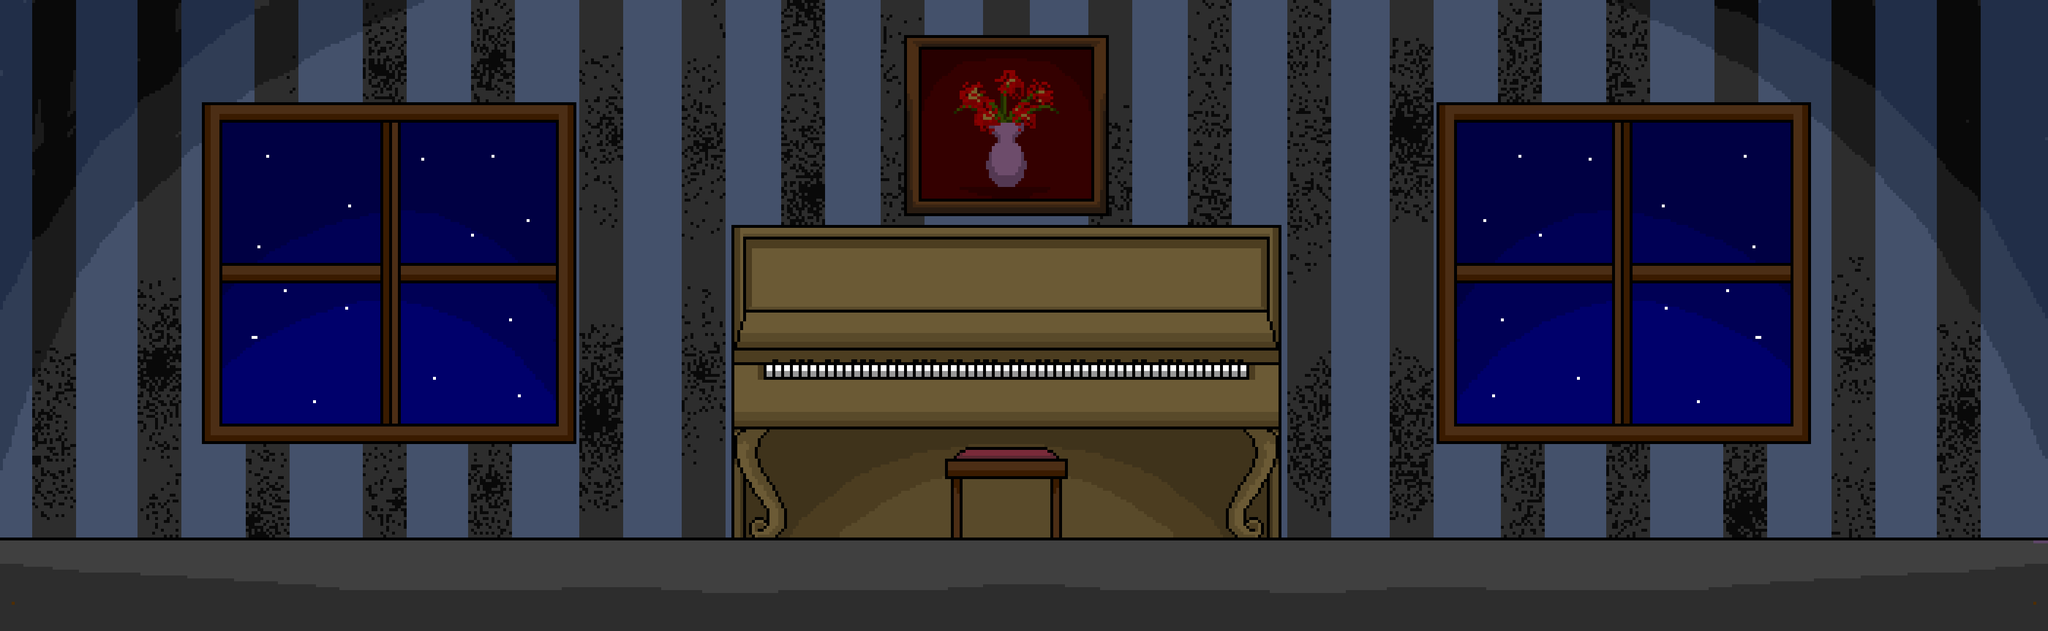

Tiled map render using the project's own tile images. Description and the map definition, with tile-layer contents summarised, below:
An orthogonal 25x30 tile map with 140x36 px tiles, 1 tile layer (Camada de Tiles 1).

<map version="1.4" tiledversion="1.4.3" orientation="orthogonal" renderorder="right-down" width="25" height="30" tilewidth="140" tileheight="36" infinite="0" nextlayerid="3" nextobjectid="1">
 <tileset firstgid="1" source="sala2.tsx" />
 <layer id="1" name="Camada de Tiles 1" width="25" height="30">
  <data>[750 cells, 750 non-empty, 750 distinct tile ids]</data>
 </layer>
</map>
